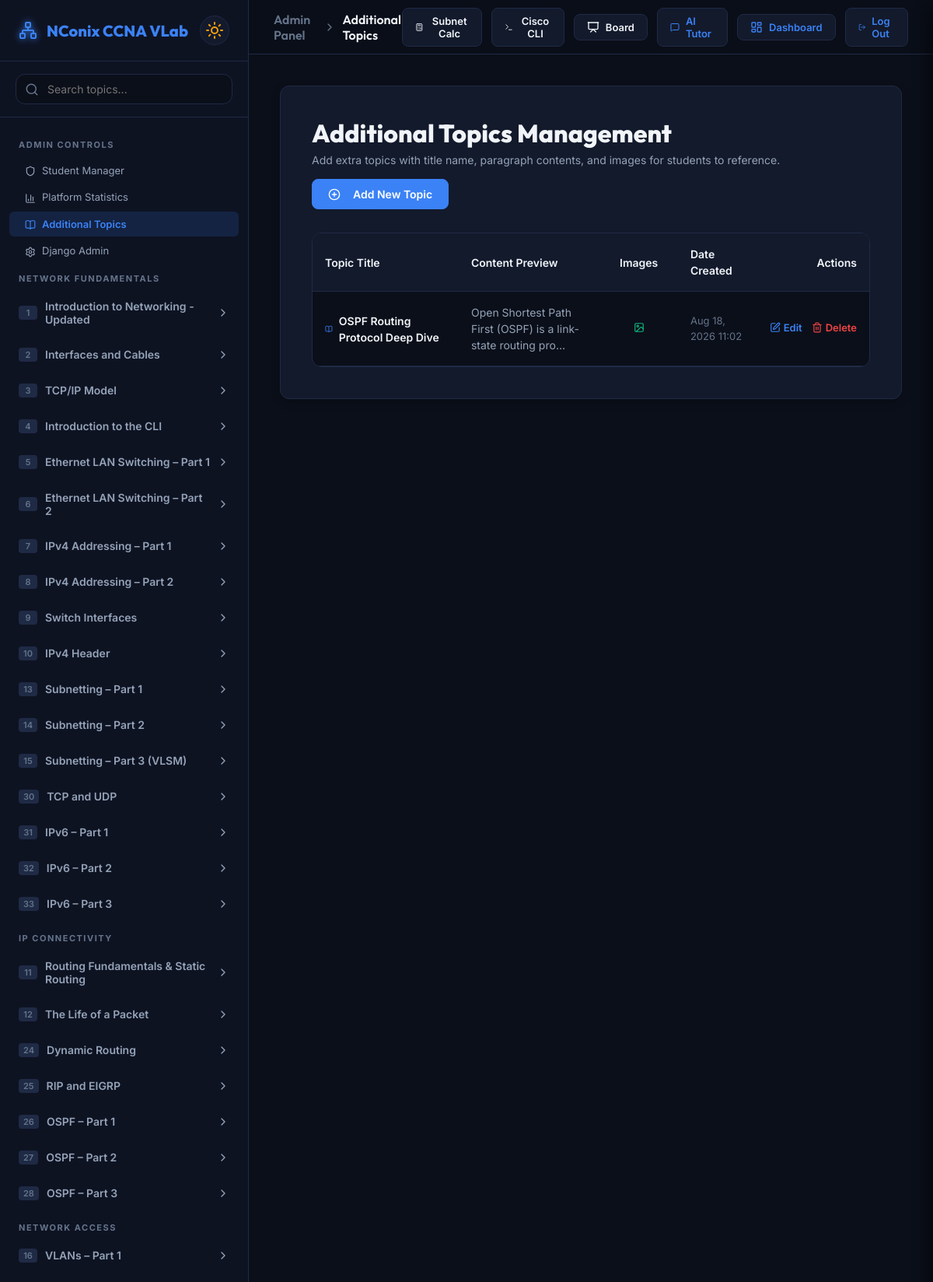
Page /admin-panel/additional-topics/ (signed in, upper part) on the committed database.
### core/models.py (models this page shows, shortened)
class Domain(models.Model):
    name = models.CharField(max_length=100, unique=True)

class Topic(models.Model):
    id = models.IntegerField(primary_key=True)
    domain = models.ForeignKey(Domain, on_delete=models.CASCADE, related_name='topics')
    title = models.CharField(max_length=200)
    objectives = models.JSONField(default=list)  # list of strings
    lesson_content = models.TextField()  # markdown
    class Meta:
        ordering = ['id']

class AdditionalTopic(models.Model):
    title = models.CharField(max_length=200)
    content = models.TextField(help_text="Paragraph content of the additional topic (supports markdown)")
    image1 = models.ImageField(upload_to='additional_topics/', blank=True, null=True)
    image2 = models.ImageField(upload_to='additional_topics/', blank=True, null=True)
    image3 = models.ImageField(upload_to='additional_topics/', blank=True, null=True)
    created_at = models.DateTimeField(auto_now_add=True)
    class Meta:
        ordering = ['created_at']

### admin_panel/views.py (the view)
# urls.py: path('additional-topics/', views.admin_additional_topics_list_view, name='admin_additional_topics'),
@admin_required
def admin_additional_topics_list_view(request):
    topics = AdditionalTopic.objects.all().order_by('created_at')
    sidebar_domains = get_sidebar_data(request.user)
    context = {
        'topics': topics,
        'sidebar_domains': sidebar_domains,
        'active_page': 'admin_additional_topics',
    }
    return render(request, 'admin_panel/admin_additional_topics_list.html', context)

### core/context_processors.py (called while the page is built)
def additional_topics(request):
    return {
        'additional_topics': AdditionalTopic.objects.all().order_by('created_at')
    }

### admin_panel/templates/admin_panel/admin_additional_topics_list.html (shortened to what this page needs)
{% extends 'core/base.html' %}
{% block breadcrumbs %}
  <span class="breadcrumb-root">Admin Panel</span>
  <span class="breadcrumb-separator"><i data-lucide="chevron-right"></i></span>
  <span class="breadcrumb-current">Additional Topics</span>
{% endblock %}
{% block content %}
<div class="lesson-card">
  <div style="display: flex; justify-content: space-between; align-items: center; margin-bottom: 30px; flex-wrap: wrap; gap: 16px;">
    <div>
      <h2 class="lesson-title" style="margin-bottom: 6px;">Additional Topics Management</h2>
      <p class="dashboard-subtitle" style="margin-bottom: 0; font-size: 14px;">Add extra topics with title name, paragraph contents, and images for students to reference.</p>
    </div>
    <a href="{% url 'admin_additional_topic_add' %}" class="btn btn-primary" style="text-decoration: none; display: inline-flex; align-items: center;">
      <i data-lucide="plus-circle" style="width: 16px; height: 16px; margin-right: 8px;"></i>
      Add New Topic
    </a>
  </div>
  <div style="overflow-x: auto; margin-top: 20px; border: 1px solid var(--border-color); border-radius: var(--radius); background-color: var(--bg-app);">
    <table style="width: 100%; border-collapse: collapse; text-align: left; font-size: 14px; line-height: 1.5;">
      <thead>
        <tr style="background-color: var(--bg-card); border-bottom: 1px solid var(--border-color);">
          <th style="padding: 16px; font-weight: 600; color: var(--text-primary); width: 30%;">Topic Title</th>
          <th style="padding: 16px; font-weight: 600; color: var(--text-primary); width: 30%;">Content Preview</th>
          <th style="padding: 16px; font-weight: 600; color: var(--text-primary); text-align: center; width: 15%;">Images</th>
          <th style="padding: 16px; font-weight: 600; color: var(--text-primary); width: 15%;">Date Created</th>
          <th style="padding: 16px; font-weight: 600; color: var(--text-primary); text-align: right; width: 10%;">Actions</th>
        </tr>
      </thead>
      <tbody>
        {% if topics %}
          {% for topic in topics %}
            <tr style="border-bottom: 1px solid var(--border-color); transition: background-color 0.2s ease;" onmouseover="this.style.backgroundColor='rgba(255, 255, 255, 0.02)'" onmouseout="this.style.backgroundColor='transparent'">
              <td style="padding: 16px; font-weight: 600; color: var(--text-primary);">
                <div style="display: flex; align-items: center; gap: 8px;">
                  <i data-lucide="book-open" style="width: 16px; height: 16px; color: var(--accent);"></i>
                  {{ topic.title }}
                </div>
              </td>
              <td style="padding: 16px; color: var(--text-secondary);">
                {{ topic.content|truncatechars:60 }}
              </td>
              <td style="padding: 16px; text-align: center;">
                <div style="display: inline-flex; gap: 4px; justify-content: center; align-items: center;">
                  {% if topic.image1 or topic.image2 or topic.image3 %}
                    {% if topic.image1 %}
                      <i data-lucide="image" style="width: 14px; height: 14px; color: var(--success);" title="Image 1 present"></i>
                    {% endif %}
                  {% else %}
                    <span style="color: var(--text-muted); font-size: 12px;">None</span>
                  {% endif %}
                </div>
              </td>
              <td style="padding: 16px; color: var(--text-muted); font-size: 13px;">
                {{ topic.created_at|date:"M d, Y H:i" }}
              </td>
              <td style="padding: 16px; text-align: right;">
                <div style="display: inline-flex; gap: 12px; align-items: center;">
                  <a href="{% url 'admin_additional_topic_edit' topic.id %}" title="Edit Topic" style="color: var(--accent); display: inline-flex; align-items: center; gap: 4px; font-weight: 600; font-size: 13px; text-decoration: none;">
                    <i data-lucide="edit" style="width: 14px; height: 14px;"></i> Edit
                  </a>
                  <a href="{% url 'admin_additional_topic_delete' topic.id %}" title="Delete Topic" style="color: var(--error); display: inline-flex; align-items: center; gap: 4px; font-weight: 600; font-size: 13px; text-decoration: none;">
                    <i data-lucide="trash-2" style="width: 14px; height: 14px;"></i> Delete
                  </a>
                </div>
              </td>
            </tr>
          {% endfor %}
        {% else %}
          <tr>
            <td colspan="5" style="padding: 30px; text-align: center; color: var(--text-muted);">
              No additional topics found. Click "Add New Topic" to create one.
            </td>
          </tr>
        {% endif %}
      </tbody>
    </table>
  </div>
</div>
{% endblock %}

### core/templates/core/base.html (shortened to what this page needs)
{% load static %}
<!DOCTYPE html>
<html lang="en" data-theme="dark">
<head>
  <link rel="stylesheet" href="{% static 'core/styles.css' %}">
</head>
<body>
  <div class="app-container">
    <aside class="sidebar" id="sidebar">
      <div class="sidebar-header">
        <a href="{% url 'dashboard' %}" class="logo" style="text-decoration: none;">
          <i data-lucide="network" class="logo-icon"></i>
          <span>NConix CCNA <span class="accent-text">VLab</span></span>
        </a>
        <button class="theme-toggle" id="themeToggleBtn" title="Toggle Light/Dark Mode">
          <i data-lucide="sun" class="sun-icon"></i>
        </button>
      </div>
      <div class="search-box">
        <i data-lucide="search" class="search-icon"></i>
        <input type="text" id="searchInput" placeholder="Search topics...">
      </div>
      <nav class="navigation">
        <div class="nav-list" id="navList">
          {% if user.is_authenticated %}
            {% if user.is_superuser or user.is_staff or user.profile.role == 'admin' %}
              <div class="nav-section-title">ADMIN CONTROLS</div>
              <a href="{% url 'admin_dashboard' %}" class="nav-sub-item {% if active_page == 'admin_dashboard' %}active{% endif %}" style="padding-left: 20px; text-decoration: none;">
                <span><i data-lucide="shield" class="sub-item-icon"></i>Student Manager</span>
              </a>
              <a href="{% url 'admin_stats' %}" class="nav-sub-item {% if active_page == 'admin_stats' %}active{% endif %}" style="padding-left: 20px; text-decoration: none;">
                <span><i data-lucide="bar-chart-3" class="sub-item-icon"></i>Platform Statistics</span>
              </a>
              <a href="{% url 'admin_additional_topics' %}" class="nav-sub-item {% if active_page == 'admin_additional_topics' %}active{% endif %}" style="padding-left: 20px; text-decoration: none;">
                <span><i data-lucide="book-open" class="sub-item-icon"></i>Additional Topics</span>
              </a>
              <a href="/admin/" target="_blank" class="nav-sub-item" style="padding-left: 20px; text-decoration: none;">
                <span><i data-lucide="settings" class="sub-item-icon"></i>Django Admin</span>
              </a>
            {% endif %}
            {% for domain in sidebar_domains %}
              <div class="nav-section-title">{{ domain.name|upper }}</div>
              {% for topic in domain.topics %}
                <div class="chapter-item {% if active_page == 'lesson' or active_page == 'quiz' %}{% if topic.id == current_topic_id %}expanded{% endif %}{% endif %}" id="chapter-{{ topic.id }}" data-title="{{ topic.title }}">
                  <div class="chapter-header">
                    <div class="chapter-title-container">
                      <span class="chapter-number">{{ topic.id }}</span>
                      <span {% if topic.locked %}style="color: var(--text-muted);"{% endif %}>{{ topic.title }}</span>
                    </div>
                    {% if topic.locked %}
                      <i data-lucide="lock" class="chapter-chevron" style="color: var(--text-muted); transform: none !important;"></i>
                    {% else %}
                      <i data-lucide="chevron-right" class="chapter-chevron"></i>
                    {% endif %}
                  </div>
                </div>
              {% endfor %}
            {% endfor %}
          {% endif %}
        </div>
      </nav>
    </aside>
    <main class="workspace">
      <header class="header">
        <div class="header-breadcrumbs">
          {% block breadcrumbs %}{% endblock %}
        </div>
        <div class="header-actions">
          <button class="header-btn" id="toolSubnetBtn" title="Subnetting Calculator">
            <i data-lucide="calculator"></i>
            <span>Subnet Calc</span>
          </button>
          <button class="header-btn" id="toolCliBtn" title="Cisco IOS CLI Simulator">
            <i data-lucide="terminal"></i>
            <span>Cisco CLI</span>
          </button>
          {% if user.is_authenticated %}
            {% if active_page != 'admin_board' %}
              <button class="header-btn" id="toolBoardBtn" title="Live Shared Whiteboard" style="position: relative;">
                <i data-lucide="presentation"></i>
                <span>Board</span>
              </button>
            {% endif %}
            <a href="{% url 'tutor_bot' %}" class="header-btn {% if active_page == 'tutor_bot' %}highlight-btn{% endif %}" title="AI Networking Tutor" style="text-decoration: none;">
              <i data-lucide="message-square"></i>
              <span>AI Tutor</span>
            </a>
            <a href="{% url 'dashboard' %}" class="header-btn {% if active_page == 'dashboard' %}highlight-btn{% endif %}" style="text-decoration: none;">
              <i data-lucide="layout-dashboard"></i>
              <span>Dashboard</span>
            </a>
            <a href="{% url 'logout' %}" class="header-btn" title="Log Out" style="text-decoration: none;">
              <i data-lucide="log-out"></i>
              <span>Log Out</span>
            </a>
          {% endif %}
        </div>
      </header>
      <div class="viewport" id="viewport">
        {% block content %}{% endblock %}
      </div>
    </main>
  </div>
</body>
</html>

### rows in the picture
Domain: name "NETWORK FUNDAMENTALS"
Topic: title "Introduction to Networking - Updated"
Topic: title "Interfaces and Cables"
Topic: title "TCP/IP Model"
Topic: title "Introduction to the CLI"
Topic: title "Ethernet LAN Switching – Part 1"
Topic: title "Ethernet LAN Switching – Part 2"
Topic: title "IPv4 Addressing – Part 1"
Topic: title "IPv4 Addressing – Part 2"
Topic: title "Switch Interfaces"
Topic: title "IPv4 Header"
Topic: title "Subnetting – Part 1"
Topic: title "Subnetting – Part 2"
Topic: title "Subnetting – Part 3 (VLSM)"
Topic: title "TCP and UDP"
Topic: title "IPv6 – Part 1"
Topic: title "IPv6 – Part 2"
Topic: title "IPv6 – Part 3"
Domain: name "IP CONNECTIVITY"
Topic: title "Routing Fundamentals & Static Routing"
Topic: title "The Life of a Packet"
Topic: title "Dynamic Routing"
Topic: title "RIP and EIGRP"
Topic: title "OSPF – Part 1"
Topic: title "OSPF – Part 2"
Topic: title "OSPF – Part 3"
Domain: name "NETWORK ACCESS"
Topic: title "VLANs – Part 1"
AdditionalTopic: title "OSPF Routing Protocol Deep Dive", content "Open Shortest Path First (OSPF) is a link-state routing pro…", created_at "Aug 18, 2026 11:02"

### other values in the picture
{{ topic.id }} "1" "2" "3" "4" "5" "6" "7" "8" "9" "10" "13" "14" "15" "30" "31" "32" "33" "11" "12" "24" "25" "26" "27" "28" "16"
